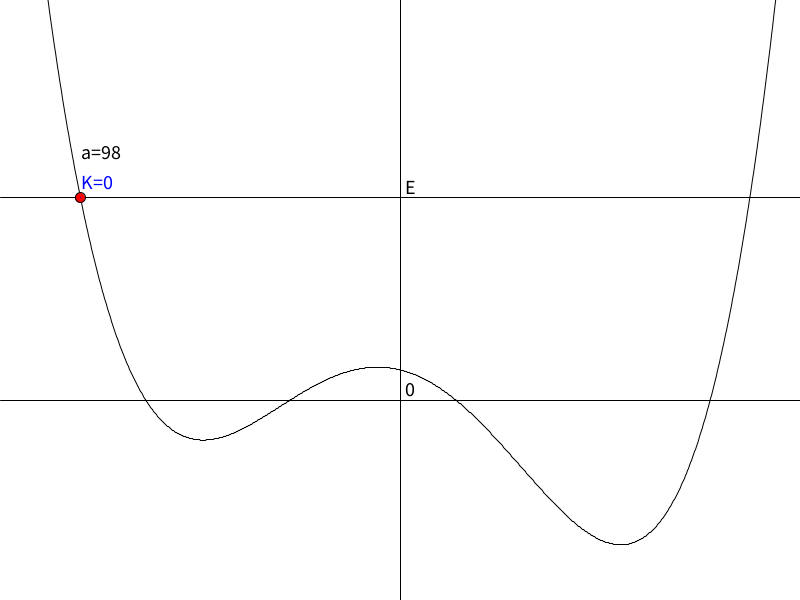
Frame 1 (no input)
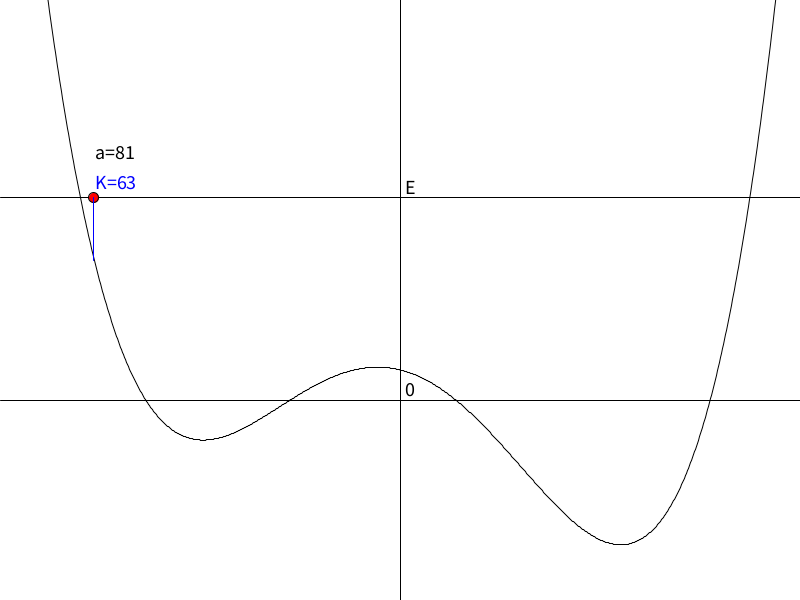
Frame 60 (the mouse pressed at the canvas centre just before this capture)
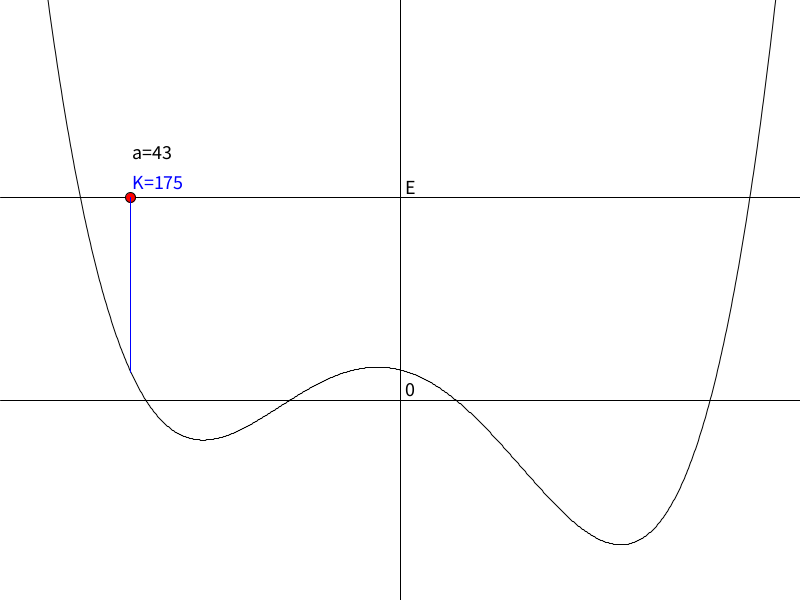
Frame 120 (the mouse held since frame 60 and released just before this capture)

The Processing sketch that drew these frames (run headless with seeded random() and noise(); from frame 60 on, the mouse is pressed at the canvas centre):

// Processing sketch: potential
// ── potential.pde
void setup(){
  size(800,600);
}
final float E=U(-16);
final float M=1;
float v=0;
float x=-16;
void draw(){
  frameRate(150);
  background(255);
  translate(400,400);
  stroke(0);
  line(-400,0,400,0);
  line(0,-500,0,200);
  // x軸は実際の1/20倍にして表示
  for(int x=-400;x<=400;x++)
  {
    line(x,-U(x/20.),x+1,-U((x+1)/20.));
  }
  line(-400,-E,400,-E);
  textSize(20);
  fill(0);
  text("E",5,-E-5);
  text("0",5,-5);
  v+=a(x)/500;
  x+=v/500;
  fill(255,0,0);
  ellipse(x*20,-E,10,10);
  fill(0,0,255);
  stroke(0,0,255);
  line(20*x,-E,20*x,-U(x));
  text("K="+str(round(E-U(x))),20*x,-E-10);
  fill(0);
  text("a="+str(round(a(x))),20*x,-E-40);
}
float U(float x){ // 位置エネルギー
  return pow(x,4)/100-2.2*pow(x,2)-5*x+30;
}
float a(float x){ // 加速度、1/m*(-dU/dx)
  return 1/M*(-4*pow(x,3)/100+4.4*x+5);
}
